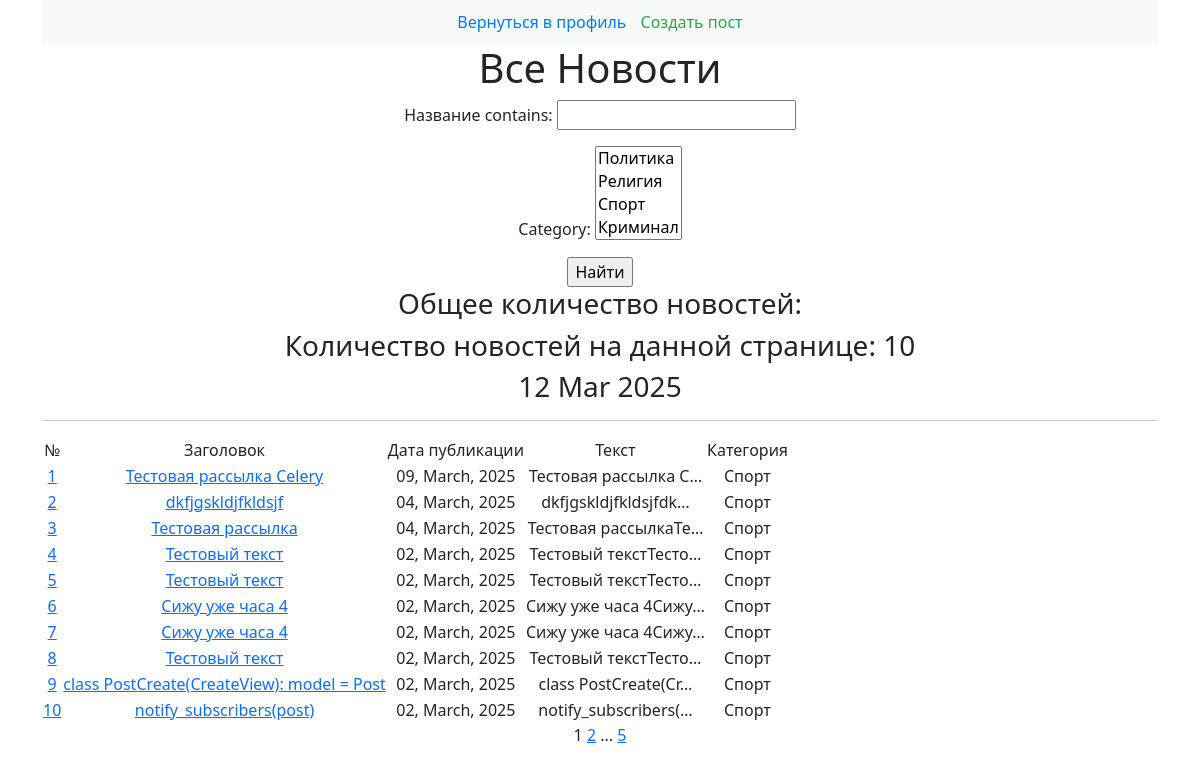
The page /news/ on the database as committed earlier.
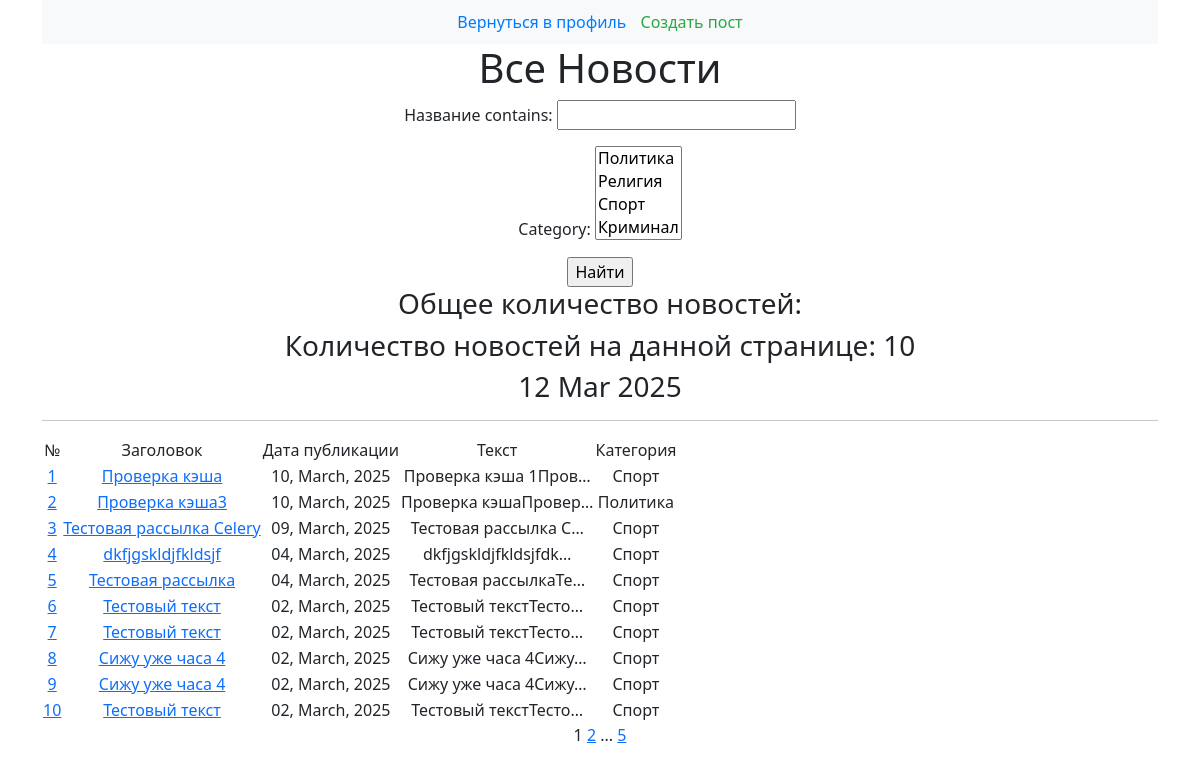
The same page on the database as committed later.
### news/models.py (models this page shows, shortened)
class Post(models.Model):
    some_datetime = models.DateTimeField(auto_now_add=True)
    author = models.ForeignKey(Author, on_delete=models.CASCADE)
    category = models.ManyToManyField(Category, through='PostCategory')
    PostNews = 'PN'
    PostArticle = 'PA'
    POSITIONS = [(PostArticle, 'Статья'), (PostNews, 'Новость'), ]
    title = models.CharField(max_length=50, verbose_name='Название')
    text = models.TextField()
    rating = models.IntegerField(default=0)
    positions = models.CharField(max_length=2, choices=POSITIONS, default=PostArticle, verbose_name='Тип поста')
    def get_absolute_url(self):
        return reverse('news_detail', args=[str(self.id)])

class Category(models.Model):
    name_category = models.CharField(max_length=255, default="Default", unique=True)
    subscribers = models.ManyToManyField(User, related_name='subscribed_categories', blank=True)
    def __str__(self):
        return self.name_category.title()

### news/views.py (the view)
# urls.py: path('news/', cache_page(60)(NewsList.as_view()), name='news_list'),
class NewsList(ListView):
    model = Post
    ordering = '-some_datetime'
    template_name = "posts.html"
    context_object_name = 'posts'
    paginate_by = 10
    def get_queryset(self):
        queryset = super().get_queryset()
        self.filterset = PostFilter(self.request.GET, queryset)
        return self.filterset.qs
    def get_context_data(self, **kwargs):
        context = super().get_context_data(**kwargs)
        context['filterset'] = self.filterset
        return context

### news/templatetags/custom_filters.py (called while the page is built)
@register.filter
def censor(text):
    bad_words_list = ["Редиска", "редиска"]
    for bad_word in bad_words_list:
        text = text.replace(bad_word, '*' * len(bad_word))
    return text

### news/templatetags/custom_tags.py (called while the page is built)
@register.simple_tag()
def current_time(format_string='%b %d %Y'):
    return datetime.utcnow().strftime(format_string)

@register.simple_tag(takes_context=True)
def url_replace(context, **kwargs):
    d = context['request'].GET.copy()
    for k, v in kwargs.items():
        d[k] = v
    return d.urlencode()

### templates/posts.html (shortened to what this page needs)
{% extends 'flatpages/default.html' %}
{% load custom_filters %}
{% load custom_tags %}
{% block content %}
    <div style="background-color: #f8f9fa; padding: 10px;">
        <a href="http://127.0.0.1:8000/" style="text-decoration: none; color: #007bff;">Вернуться в профиль</a>
        <a href="{% url 'post_create' %}" style="text-decoration: none; color: #28a745; margin-left: 10px;">Создать пост</a>
    </div>
    <h1>Все Новости</h1>
    <form action="" method="get">
        {{ filterset.form.as_p }}
        <input type="submit" value="Найти" />
    </form>
    <h3>Общее количество новостей: {{ total_news_count }}</h3>
    <h3>Количество новостей на данной странице: {{ posts|length }}</h3>
    <h3>{% current_time '%d %b %Y' %}</h3>
    <hr>
    {% if posts %}
       <table>
        <tr>
            <td>№</td>
            <td>Заголовок</td>
            <td>Дата публикации</td>
            <td>Текст</td>
            <td>Категория</td>
        </tr>
        {% for post in posts %}
            <tr>
                <td><a href="{{ post.get_absolute_url }}">{{ forloop.counter }}</a></td>
                <td><a href="{{ post.get_absolute_url }}">{{ post.title|censor }}</a></td>
                <td>{{ post.some_datetime|date:"d, F, Y" }}</td>
                <td>{{ post.text|censor|truncatechars:20 }}</td>
                <td>
                    {% for category in post.category.all %}
                        {{ category.name_category }}{% if not forloop.last %}, {% endif %}
                    {% endfor %}
                </td>
            </tr>
        {% endfor %}
    </table>
    {% else %}
        <h2>Новостей на данный момент нет!</h2>
    {% endif %}
   {{ page_obj.number }}
   {% if page_obj.has_next %}
       <a href="?{% url_replace page=page_obj.next_page_number %}">{{ page_obj.next_page_number }}</a>
       {% if paginator.num_pages != page_obj.next_page_number %}
           ...
           <a href="?{% url_replace page=page_obj.paginator.num_pages %}">{{ page_obj.paginator.num_pages }}</a>
       {% endif %}
   {% endif %}
{% endblock content %}

Rows that differ between the two databases and show on the page:
no longer on this page (row unchanged): Post: title|censor "class PostCreate(CreateView): model = Post", some_datetime "02, March, 2025", text|censor "class PostCreate(Cr…", Category (name_category "Спорт")
no longer on this page (row unchanged): Post: title|censor "notify_subscribers(post)", some_datetime "02, March, 2025", text|censor "notify_subscribers(…", Category (name_category "Спорт")
added Post: title|censor "Проверка кэша", some_datetime "10, March, 2025", text|censor "Проверка кэша 1Пров…", Category (name_category "Спорт")
added Post: title|censor "Проверка кэша3", some_datetime "10, March, 2025", text|censor "Проверка кэшаПровер…"
now on this page (row unchanged): Category: name_category "Политика", shown under "Проверка кэша3"
